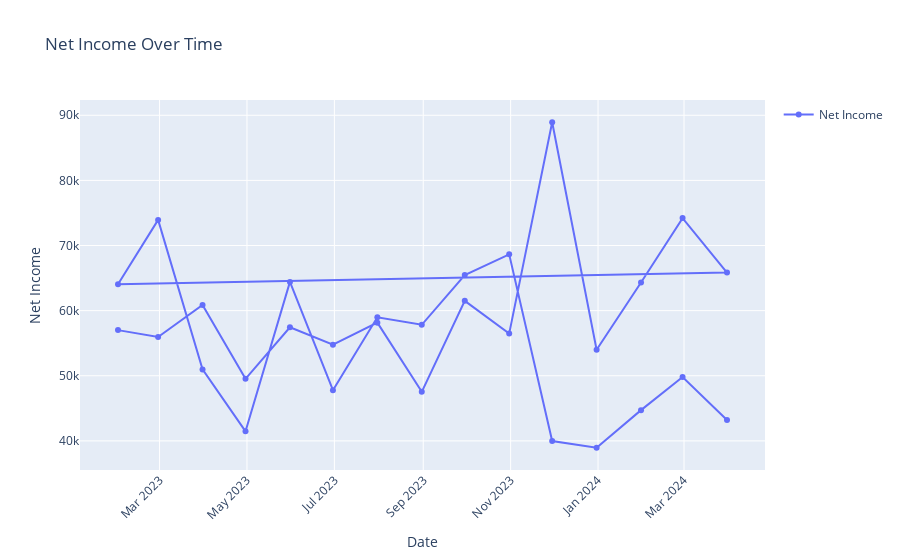

Source (notebook cell):
### Code cell
fig = go.Figure()
fig.add_trace(go.Scatter(x=df_pl_membrev.date, y=df_pl_membrev.cost, mode='lines+markers', name='Net Income'))
fig.update_layout(title='Net Income Over Time',
                  xaxis_title='Date',
                  yaxis_title='Net Income',
                  xaxis_tickangle=-45,
                  showlegend=True)

### Figure 1 — Plotly figure (JSON) as saved in the notebook; plotly's stock layout.template omitted (floating-point values rounded to 4 significant figures)
{"data": [{"mode": "lines+markers", "name": "Net Income", "type": "scatter", "x": ["2023-01-31T00:00:00", "2023-02-28T00:00:00", "2023-03-31T00:00:00", "2023-04-30T00:00:00", "2023-05-31T00:00:00", "2023-06-30T00:00:00", "2023-07-31T00:00:00", "2023-08-31T00:00:00", "2023-09-30T00:00:00", "2023-10-31T00:00:00", "2023-11-30T00:00:00", "2023-12-31T00:00:00", "2024-01-31T00:00:00", "2024-02-29T00:00:00", "2024-03-31T00:00:00", "2023-01-31T00:00:00", "2023-02-28T00:00:00", "2023-03-31T00:00:00", "2023-04-30T00:00:00", "2023-05-31T00:00:00", "2023-06-30T00:00:00", "2023-07-31T00:00:00", "2023-08-31T00:00:00", "2023-09-30T00:00:00", "2023-10-31T00:00:00", "2023-11-30T00:00:00", "2023-12-31T00:00:00", "2024-01-31T00:00:00", "2024-02-29T00:00:00", "2024-03-31T00:00:00"], "y": [57010, 55950, 60870.0, 49540.0, 57450.0, 54760.0, 58160.0, 47540.0, 61505, 56480.0, 88930.0, 54000, 64315, 74210, 65855, 64060.0, 73940.0, 50980.0, 41470.0, 64420.0, 47780.0, 58970.0, 57830.0, 65460.0, 68650.0, 39980.0, 38950.0, 44721, 49815, 43207]}], "layout": {"showlegend": true, "title": {"text": "Net Income Over Time"}, "xaxis": {"tickangle": -45, "title": {"text": "Date"}}, "yaxis": {"title": {"text": "Net Income"}}}}
